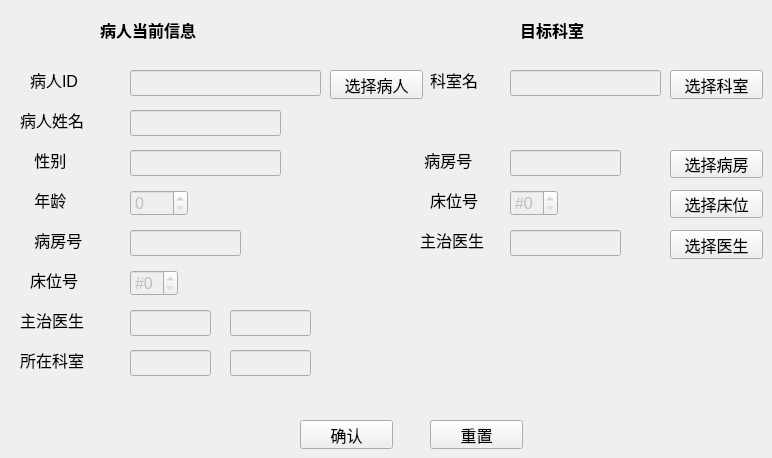
      <widget class="QWidget" name="tab_5">
       <property name="styleSheet">
        <string notr="true">#tab_5{
border-image:url(:/new/prefix1/test.jpg);
}</string>
       </property>
       <attribute name="title">
        <string>病人转科室</string>
       </attribute>
       <widget class="QLabel" name="DEPARTMENT_5">
        <property name="geometry">
         <rect>
          <x>20</x>
          <y>350</y>
          <width>80</width>
          <height>20</height>
         </rect>
        </property>
        <property name="font">
         <font>
          <pointsize>12</pointsize>
         </font>
        </property>
        <property name="text">
         <string>所在科室</string>
        </property>
       </widget>
       <widget class="QLabel" name="TITLE_5">
        <property name="geometry">
         <rect>
          <x>100</x>
          <y>20</y>
          <width>126</width>
          <height>20</height>
         </rect>
        </property>
        <property name="font">
         <font>
          <pointsize>12</pointsize>
          <weight>75</weight>
          <bold>true</bold>
         </font>
        </property>
        <property name="text">
         <string>病人当前信息</string>
        </property>
       </widget>
       <widget class="QLabel" name="TITLE_5_">
        <property name="geometry">
         <rect>
          <x>520</x>
          <y>20</y>
          <width>84</width>
          <height>20</height>
         </rect>
        </property>
        <property name="font">
         <font>
          <pointsize>12</pointsize>
          <weight>75</weight>
          <bold>true</bold>
         </font>
        </property>
        <property name="text">
         <string>目标科室</string>
        </property>
       </widget>
       <widget class="QLabel" name="DEPARTMENT_6">
        <property name="geometry">
         <rect>
          <x>430</x>
          <y>70</y>
          <width>60</width>
          <height>20</height>
         </rect>
        </property>
        <property name="font">
         <font>
          <pointsize>12</pointsize>
         </font>
        </property>
        <property name="text">
         <string>科室名</string>
        </property>
       </widget>
       <widget class="QLabel" name="PATIENT_5">
        <property name="geometry">
         <rect>
          <x>30</x>
          <y>70</y>
          <width>60</width>
          <height>20</height>
         </rect>
        </property>
        <property name="font">
         <font>
          <pointsize>12</pointsize>
         </font>
        </property>
        <property name="text">
         <string>病人ID</string>
        </property>
       </widget>
       <widget class="QLineEdit" name="LINE_PATIENT_ID_5">
        <property name="enabled">
         <bool>false</bool>
        </property>
        <property name="geometry">
         <rect>
          <x>130</x>
          <y>70</y>
          <width>191</width>
          <height>26</height>
         </rect>
        </property>
        <property name="font">
         <font>
          <pointsize>12</pointsize>
         </font>
        </property>
       </widget>
       <widget class="QPushButton" name="select_patient_5_cur">
        <property name="geometry">
         <rect>
          <x>330</x>
          <y>70</y>
          <width>93</width>
          <height>29</height>
         </rect>
        </property>
        <property name="font">
         <font>
          <pointsize>12</pointsize>
         </font>
        </property>
        <property name="text">
         <string>选择病人</string>
        </property>
       </widget>
       <widget class="QLineEdit" name="LINE_DEPARTMENT_ID_5_CUR">
        <property name="enabled">
         <bool>false</bool>
        </property>
        <property name="geometry">
         <rect>
          <x>130</x>
          <y>350</y>
          <width>81</width>
          <height>26</height>
         </rect>
        </property>
        <property name="font">
         <font>
          <pointsize>12</pointsize>
         </font>
        </property>
       </widget>
       <widget class="QLineEdit" name="LINE_DEPARTMENT_5_TAR">
        <property name="enabled">
         <bool>false</bool>
        </property>
        <property name="geometry">
         <rect>
          <x>510</x>
          <y>70</y>
          <width>151</width>
          <height>26</height>
         </rect>
        </property>
        <property name="font">
         <font>
          <pointsize>12</pointsize>
         </font>
        </property>
       </widget>
       <widget class="QPushButton" name="select_department_5_tar">
        <property name="geometry">
         <rect>
          <x>670</x>
          <y>70</y>
          <width>93</width>
          <height>29</height>
         </rect>
        </property>
        <property name="font">
         <font>
          <pointsize>12</pointsize>
         </font>
        </property>
        <property name="text">
         <string>选择科室</string>
        </property>
       </widget>
       <widget class="QLineEdit" name="LINE_SICKROOM_5_CUR">
        <property name="enabled">
         <bool>false</bool>
        </property>
        <property name="geometry">
         <rect>
          <x>130</x>
          <y>230</y>
          <width>111</width>
          <height>26</height>
         </rect>
        </property>
        <property name="font">
         <font>
          <pointsize>12</pointsize>
         </font>
        </property>
       </widget>
       <widget class="QLabel" name="SICKROOM_2">
        <property name="geometry">
         <rect>
          <x>30</x>
          <y>230</y>
          <width>70</width>
          <height>20</height>
         </rect>
        </property>
        <property name="font">
         <font>
          <pointsize>12</pointsize>
         </font>
        </property>
        <property name="text">
         <string> 病房号</string>
        </property>
       </widget>
       <widget class="QLabel" name="BED_2">
        <property name="geometry">
         <rect>
          <x>30</x>
          <y>270</y>
          <width>70</width>
          <height>20</height>
         </rect>
        </property>
        <property name="font">
         <font>
          <pointsize>12</pointsize>
         </font>
        </property>
        <property name="text">
         <string>床位号</string>
        </property>
       </widget>
       <widget class="QSpinBox" name="SPINBOX_BED_5_CUR">
        <property name="enabled">
         <bool>false</bool>
        </property>
        <property name="geometry">
         <rect>
          <x>130</x>
          <y>270</y>
          <width>48</width>
          <height>26</height>
         </rect>
        </property>
        <property name="font">
         <font>
          <pointsize>12</pointsize>
         </font>
        </property>
        <property name="prefix">
         <string>#</string>
        </property>
       </widget>
       <widget class="QLabel" name="label_2">
        <property name="geometry">
         <rect>
          <x>20</x>
          <y>310</y>
          <width>80</width>
          <height>20</height>
         </rect>
        </property>
        <property name="font">
         <font>
          <pointsize>12</pointsize>
         </font>
        </property>
        <property name="text">
         <string>主治医生</string>
        </property>
       </widget>
       <widget class="QLineEdit" name="LINE_DOCTOR_ID_5_CUR">
        <property name="enabled">
         <bool>false</bool>
        </property>
        <property name="geometry">
         <rect>
          <x>130</x>
          <y>310</y>
          <width>81</width>
          <height>26</height>
         </rect>
        </property>
        <property name="font">
         <font>
          <pointsize>12</pointsize>
         </font>
        </property>
       </widget>
       <widget class="QLabel" name="SICKROOM_3">
        <property name="geometry">
         <rect>
          <x>420</x>
          <y>150</y>
          <width>70</width>
          <height>20</height>
         </rect>
        </property>
        <property name="font">
         <font>
          <pointsize>12</pointsize>
         </font>
        </property>
        <property name="text">
         <string> 病房号</string>
        </property>
       </widget>
       <widget class="QLineEdit" name="LINE_SICKROOM_5_TAR">
        <property name="enabled">
         <bool>false</bool>
        </property>
        <property name="geometry">
         <rect>
          <x>510</x>
          <y>150</y>
          <width>111</width>
          <height>26</height>
         </rect>
        </property>
        <property name="font">
         <font>
          <pointsize>12</pointsize>
         </font>
        </property>
       </widget>
       <widget class="QLabel" name="BED_3">
        <property name="geometry">
         <rect>
          <x>430</x>
          <y>190</y>
          <width>70</width>
          <height>20</height>
         </rect>
        </property>
        <property name="font">
         <font>
          <pointsize>12</pointsize>
         </font>
        </property>
        <property name="text">
         <string>床位号</string>
        </property>
       </widget>
       <widget class="QSpinBox" name="SPINBOX_BED_5_TAR">
        <property name="enabled">
         <bool>false</bool>
        </property>
        <property name="geometry">
         <rect>
          <x>510</x>
          <y>190</y>
          <width>48</width>
          <height>26</height>
         </rect>
        </property>
        <property name="font">
         <font>
          <pointsize>12</pointsize>
         </font>
        </property>
        <property name="prefix">
         <string>#</string>
        </property>
       </widget>
       <widget class="QLabel" name="label_3">
        <property name="geometry">
         <rect>
          <x>420</x>
          <y>230</y>
          <width>80</width>
          <height>20</height>
         </rect>
        </property>
        <property name="font">
         <font>
          <pointsize>12</pointsize>
         </font>
        </property>
        <property name="text">
         <string>主治医生</string>
        </property>
       </widget>
       <widget class="QLineEdit" name="LINE_DOCTOR_5_TAR">
        <property name="enabled">
         <bool>false</bool>
        </property>
        <property name="geometry">
         <rect>
          <x>510</x>
          <y>230</y>
          <width>111</width>
          <height>26</height>
         </rect>
        </property>
        <property name="font">
         <font>
          <pointsize>12</pointsize>
         </font>
        </property>
       </widget>
       <widget class="QPushButton" name="select_sickroom_5_tar">
        <property name="geometry">
         <rect>
          <x>670</x>
          <y>150</y>
          <width>93</width>
          <height>28</height>
         </rect>
        </property>
        <property name="font">
         <font>
          <pointsize>12</pointsize>
         </font>
        </property>
        <property name="text">
         <string>选择病房</string>
        </property>
       </widget>
       <widget class="QPushButton" name="select_bed_5_tar">
        <property name="geometry">
         <rect>
          <x>670</x>
          <y>190</y>
          <width>93</width>
          <height>28</height>
         </rect>
        </property>
        <property name="font">
         <font>
          <pointsize>12</pointsize>
         </font>
        </property>
        <property name="text">
         <string>选择床位</string>
        </property>
       </widget>
       <widget class="QPushButton" name="select_doctor_5_tar">
        <property name="geometry">
         <rect>
          <x>670</x>
          <y>230</y>
          <width>93</width>
          <height>29</height>
         </rect>
        </property>
        <property name="font">
         <font>
          <pointsize>12</pointsize>
         </font>
        </property>
        <property name="text">
         <string>选择医生</string>
        </property>
       </widget>
       <widget class="QPushButton" name="change_department">
        <property name="geometry">
         <rect>
          <x>300</x>
          <y>420</y>
          <width>93</width>
          <height>29</height>
         </rect>
        </property>
        <property name="font">
         <font>
          <pointsize>12</pointsize>
         </font>
        </property>
        <property name="text">
         <string>确认</string>
        </property>
       </widget>
       <widget class="QLabel" name="PATIENT_6">
        <property name="geometry">
         <rect>
          <x>20</x>
          <y>110</y>
          <width>80</width>
          <height>20</height>
         </rect>
        </property>
        <property name="font">
         <font>
          <pointsize>12</pointsize>
         </font>
        </property>
        <property name="text">
         <string>病人姓名</string>
        </property>
       </widget>
       <widget class="QLineEdit" name="LINE_PATIENT_NAME_5">
        <property name="enabled">
         <bool>false</bool>
        </property>
        <property name="geometry">
         <rect>
          <x>130</x>
          <y>110</y>
          <width>151</width>
          <height>26</height>
         </rect>
        </property>
        <property name="font">
         <font>
          <pointsize>12</pointsize>
         </font>
        </property>
       </widget>
       <widget class="QLabel" name="SEX_3">
        <property name="geometry">
         <rect>
          <x>30</x>
          <y>150</y>
          <width>50</width>
          <height>20</height>
         </rect>
        </property>
        <property name="font">
         <font>
          <pointsize>12</pointsize>
         </font>
        </property>
        <property name="text">
         <string> 性别</string>
        </property>
       </widget>
       <widget class="QLabel" name="AGE_3">
        <property name="geometry">
         <rect>
          <x>30</x>
          <y>190</y>
          <width>50</width>
          <height>20</height>
         </rect>
        </property>
        <property name="font">
         <font>
          <pointsize>12</pointsize>
         </font>
        </property>
        <property name="text">
         <string> 年龄</string>
        </property>
       </widget>
       <widget class="QLineEdit" name="LINE_PATIENT_SEX_5">
        <property name="enabled">
         <bool>false</bool>
        </property>
        <property name="geometry">
         <rect>
          <x>130</x>
          <y>150</y>
          <width>151</width>
          <height>26</height>
         </rect>
        </property>
        <property name="font">
         <font>
          <pointsize>12</pointsize>
         </font>
        </property>
       </widget>
       <widget class="QSpinBox" name="SPINBOX_AGE_5">
        <property name="enabled">
         <bool>false</bool>
        </property>
        <property name="geometry">
         <rect>
          <x>130</x>
          <y>190</y>
          <width>58</width>
          <height>26</height>
         </rect>
        </property>
        <property name="font">
         <font>
          <pointsize>12</pointsize>
         </font>
        </property>
        <property name="maximum">
         <number>200</number>
        </property>
       </widget>
       <widget class="QLineEdit" name="LINE_DOCTOR_NAME_5_CUR">
        <property name="enabled">
         <bool>false</bool>
        </property>
        <property name="geometry">
         <rect>
          <x>230</x>
          <y>310</y>
          <width>81</width>
          <height>26</height>
         </rect>
        </property>
        <property name="font">
         <font>
          <pointsize>12</pointsize>
         </font>
        </property>
       </widget>
       <widget class="QLineEdit" name="LINE_DEPARTMENT_NAME_5_CUR">
        <property name="enabled">
         <bool>false</bool>
        </property>
        <property name="geometry">
         <rect>
          <x>230</x>
          <y>350</y>
          <width>81</width>
          <height>26</height>
         </rect>
        </property>
        <property name="font">
         <font>
          <pointsize>12</pointsize>
         </font>
        </property>
       </widget>
       <widget class="QPushButton" name="change_department_2">
        <property name="geometry">
         <rect>
          <x>430</x>
          <y>420</y>
          <width>93</width>
          <height>29</height>
         </rect>
        </property>
        <property name="font">
         <font>
          <pointsize>12</pointsize>
         </font>
        </property>
        <property name="text">
         <string>重置</string>
        </property>
       </widget>
      </widget>
